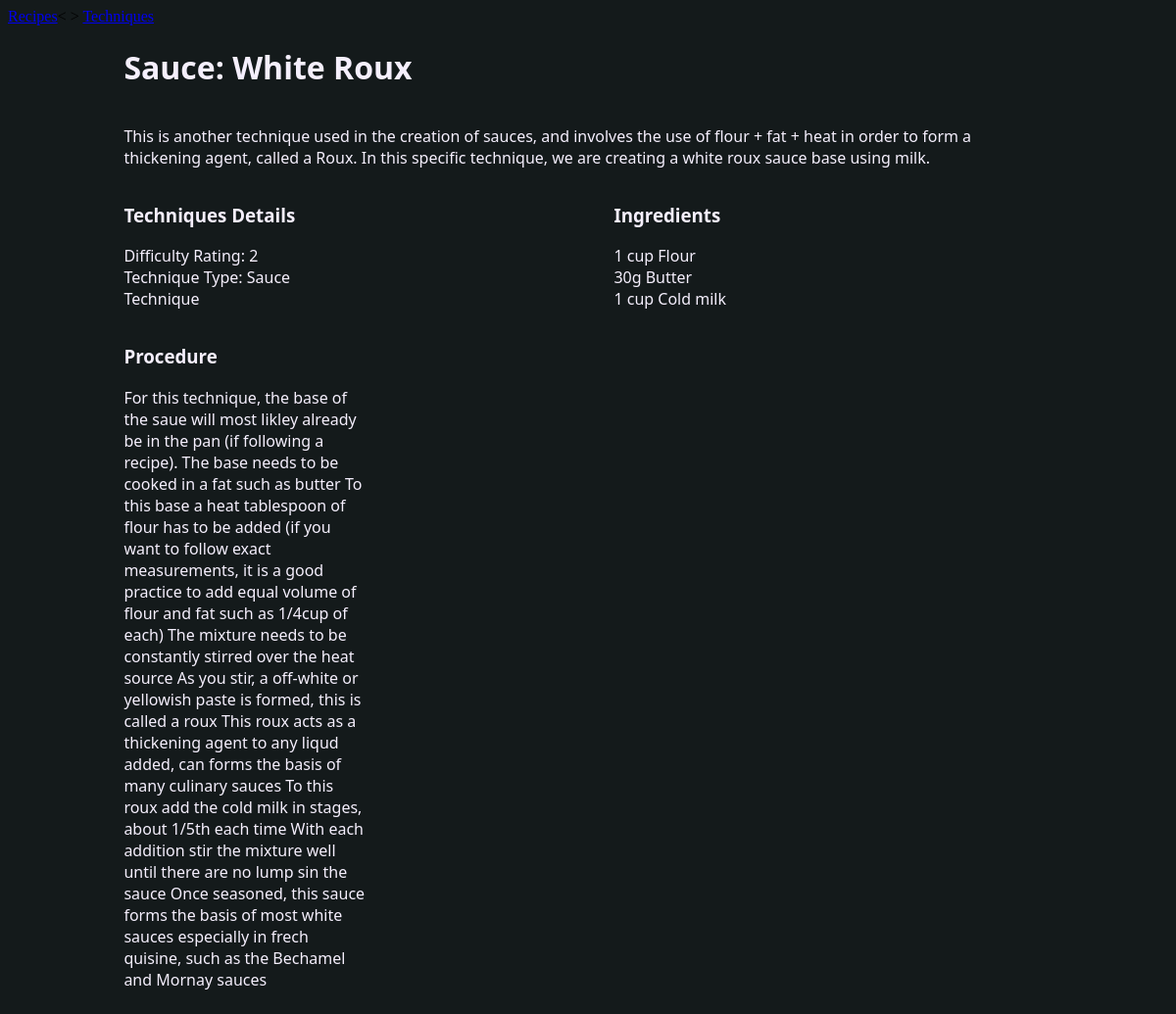
The app's page /page/technique?id=3 with its own data.
### tables this page shows
CREATE TABLE technique(
    tid INTEGER PRIMARY KEY,
    technique_name TEXT,
    ttype TEXT,
    difficulty INTEGER,
    body TEXT,
    theory TEXT
);

CREATE TABLE ingredient_technique(
    iid INTEGER NOT NULL,
    tid INTEGER NOT NULL,
    quantity TEXT,
    FOREIGN KEY (iid) REFERENCES recipie(iid),
    FOREIGN KEY (tid) REFERENCES technique(tid)
);

CREATE TABLE ingredient(
    iid INTEGER PRIMARY KEY,
    name TEXT NOT NULL
);

### src/mainpages.py (the view)
@bp.route('/technique', methods=('GET', 'POST'))
def techniquepage():
    try:
        rid = session.get('last-recipie')
    except KeyError:
        rid = None
    tid = request.args.get('id', type=str)
    if request.method == 'GET':
        db = get_db()
        if rid:
            techniques = db.execute(
                '''SELECT technique_name, t.tid FROM
                recipie r INNER JOIN recipie_technique rt ON r.rid = rt.rid
                INNER JOIN technique t on rt.tid = t.tid
                WHERE r.rid = ? AND t.tid != ?''',
            (rid, tid)
            ).fetchall()
        else:
            techniques = None
        technique = db.execute(
            'SELECT technique_name, ttype, difficulty, body, theory FROM technique t WHERE t.tid = ?', (tid)
        ).fetchone()
        ingredients = db.execute(
            '''SELECT name, quantity, t.tid FROM
            technique t INNER JOIN ingredient_technique it ON t.tid = it.tid
            INNER JOIN ingredient i on it.iid = i.iid
            WHERE t.tid = ?''',
            (tid)
        ).fetchall()
        return render_template('techniquepage.html', technique=technique, ingredients=ingredients, rid=rid, techniques=techniques)

### src/auth.py (called while the page is built)
@bp.before_app_request
def load_user():
    user_id = session.get('user-id')
    if not user_id:
        g.user = None
    else:
        g.user = get_db().execute('SELECT * FROM user WHERE uid = ?', (int(user_id), )).fetchone()

### src/db.py (called while the page is built)
def get_db():
    if 'db' not in g:
        g.db = sqlite3.connect(
            current_app.config['DATABASE'],
            detect_types=sqlite3.PARSE_DECLTYPES
        )
    g.db.row_factory = sqlite3.Row
    return g.db

### src/templates/techniquepage.html (shortened to what this page needs)
<!doctype html>
<html>
<head>
<link href="{{ url_for('static', filename='recipie.css') }}" rel="stylesheet" type="text/css">
</head>
<body>
<div class="full_wrapper">
  <div class="Container">
    <div class="Title">
      <h1>{{ technique['technique_name'] }}</h1>
      </div>
    <div class="summary-block">
      <p class="summary-text">{{ technique['theory'] }}</p>
      </div>
    <div class="properties_wrapper">
		<div class="Column1">
      <div class="Recipe-info">
        <ul class="R-Info-List" >
          <dt><h3>Techniques Details</h3></dt>
          <li  class="difficulty">Difficulty Rating: {{ technique['difficulty'] }}</li>
          <li  class="ttype">Technique Type: {{ technique['ttype'] }}</li>
          </ul>
        </div>
	<div class="Procedure-Block">
	  <p><h3>Procedure</h3></p>
	  <p class="procedure_writeout">
		{{ technique['body'] }}
	</p>
	  </div>
		</div>
      <div class="Column2">
		{% if ingredients %}
		  <div class="Ingrdients-block">
			<h3 class="ingredients-title">Ingredients</h3>
			<ul class="ingridients-list" >
				{% for ingredient in ingredients %}
				<li>{{ ingredient['quantity'] }} {{ ingredient['name'] }}</li>
				{% endfor %}
			</ul>
			</div>
		{% endif %}
	 	</div>
  </div>
</div>
	<div class="Navbar_Wrap">
		<a href="{{ url_for('mainpages.recipies') }}">Recipes</a><&nbsp>
		<a href="{{ url_for('mainpages.techniques') }}">Techniques</a>
	</div>
</div>
</body>

### src/static/recipie.css (style rules this page uses)
.Title { flex-direction: column; }
.Container { display: flex; flex-direction: column; padding-left: 10%; padding-right: 10%; }
.properties_wrapper .Ingrdients-block .ingridients-list { padding-left: 0; }
.properties_wrapper .Recipe-info .R-Info-List { padding-left: 0; }
.Container .summary-block { flex-flow: column wrap; }
.Container .properties_wrapper { flex-direction: row; display: flex; align-items: flex-start; justify-content: space-between; width: 700px; }
h3, li, p, h1, strong { color: #F5EFFD; font-family: Segoe, "Segoe UI", "DejaVu Sans", "Trebuchet MS", Verdana, "sans-serif"; }
ul { list-style: none; padding-left: 0; }
.properties_wrapper .Column1 .Procedure-Block { max-width: 250px; }
.full_wrapper { display: flex; flex-direction: column-reverse; }
.Container .properties_wrapper .Column1 { width: 250px; display: flex; flex-grow: 0; }
.Container .properties_wrapper .Column2 { width: 200px; }
.full_wrapper .Container .Title { width: 75%; }
.Container .properties_wrapper .Column1 { display: flex; flex-direction: column; }
p.procedure_writeout { max-width: 250px; word-wrap: break-word; }
body { background-color: #141A1B; }

### records on screen
technique: technique_name "Sauce: White Roux", theory "This is another technique used in the creation of sauces, and involves the use of flour + fat + heat in order to form a thickening agent, called a Roux. In this specific technique, we are creating a white roux sauce base using milk.", difficulty "2", ttype "Sauce Technique", body "For this technique, the base of the saue will most likley already be in the pan (if following a recipe). The base needs to be cooked in a fat such as butter To this base a heat tablespoon of flour has to be added (if you want to follow exact measurements, it is a good practice to add equal volume of flour and fat such as 1/4cup of each) The mixture needs to be constantly stirred over the heat source As you stir, a off-white or yellowish paste is formed, this is called a roux This roux acts as a thickening agent to any liqud added, can forms the basis of many culinary sauces To this roux add the cold milk in stages, about 1/5th each time With each addition stir the mixture well until there…"
ingredient_technique: quantity "1 cup", name "Flour"
ingredient_technique: quantity "30g", name "Butter"
ingredient_technique: quantity "1 cup", name "Cold milk"
